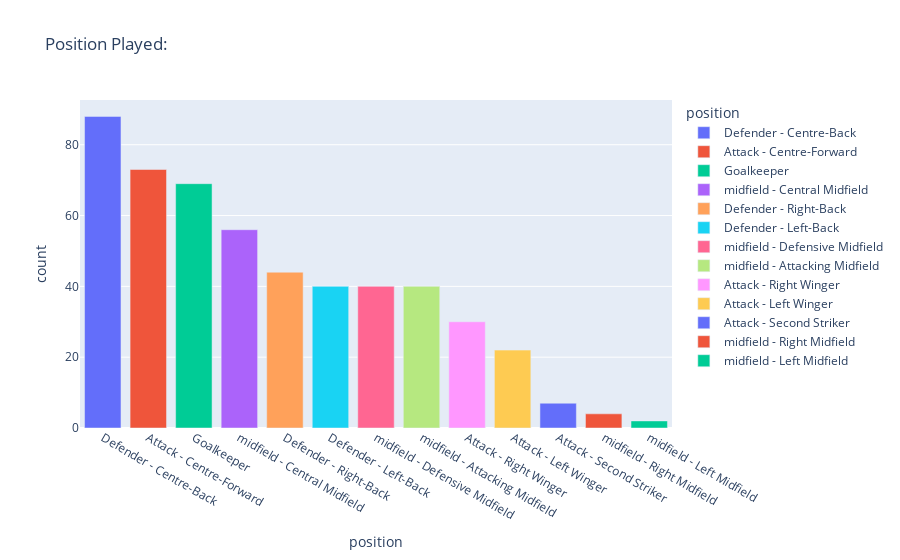

Here is the notebook cell this chart was saved with:
### Markdown cell above
## 3- played position:

### Code cell
positionsPlayed=datas['position'].value_counts().reset_index()
fig=px.bar(data_frame=positionsPlayed,x=positionsPlayed['position'],y=positionsPlayed['count'],orientation='v', color='position',title=' Position Played:')
fig.write_image('position.png', format='png')
fig.show()

### Figure 1 — Plotly figure (JSON) as saved in the notebook; plotly's stock layout.template omitted (floating-point values rounded to 4 significant figures)
{"data": [{"alignmentgroup": "True", "hovertemplate": "position=%{x}<br>count=%{y}<extra></extra>", "legendgroup": "Defender - Centre-Back", "marker": {"color": "#636efa", "pattern": {"shape": ""}}, "name": "Defender - Centre-Back", "offsetgroup": "Defender - Centre-Back", "orientation": "v", "showlegend": true, "textposition": "auto", "type": "bar", "x": ["Defender - Centre-Back"], "xaxis": "x", "y": [88], "yaxis": "y"}, {"alignmentgroup": "True", "hovertemplate": "position=%{x}<br>count=%{y}<extra></extra>", "legendgroup": "Attack - Centre-Forward", "marker": {"color": "#EF553B", "pattern": {"shape": ""}}, "name": "Attack - Centre-Forward", "offsetgroup": "Attack - Centre-Forward", "orientation": "v", "showlegend": true, "textposition": "auto", "type": "bar", "x": ["Attack - Centre-Forward"], "xaxis": "x", "y": [73], "yaxis": "y"}, {"alignmentgroup": "True", "hovertemplate": "position=%{x}<br>count=%{y}<extra></extra>", "legendgroup": "Goalkeeper", "marker": {"color": "#00cc96", "pattern": {"shape": ""}}, "name": "Goalkeeper", "offsetgroup": "Goalkeeper", "orientation": "v", "showlegend": true, "textposition": "auto", "type": "bar", "x": ["Goalkeeper"], "xaxis": "x", "y": [69], "yaxis": "y"}, {"alignmentgroup": "True", "hovertemplate": "position=%{x}<br>count=%{y}<extra></extra>", "legendgroup": "midfield - Central Midfield", "marker": {"color": "#ab63fa", "pattern": {"shape": ""}}, "name": "midfield - Central Midfield", "offsetgroup": "midfield - Central Midfield", "orientation": "v", "showlegend": true, "textposition": "auto", "type": "bar", "x": ["midfield - Central Midfield"], "xaxis": "x", "y": [56], "yaxis": "y"}, {"alignmentgroup": "True", "hovertemplate": "position=%{x}<br>count=%{y}<extra></extra>", "legendgroup": "Defender - Right-Back", "marker": {"color": "#FFA15A", "pattern": {"shape": ""}}, "name": "Defender - Right-Back", "offsetgroup": "Defender - Right-Back", "orientation": "v", "showlegend": true, "textposition": "auto", "type": "bar", "x": ["Defender - Right-Back"], "xaxis": "x", "y": [44], "yaxis": "y"}, {"alignmentgroup": "True", "hovertemplate": "position=%{x}<br>count=%{y}<extra></extra>", "legendgroup": "Defender - Left-Back", "marker": {"color": "#19d3f3", "pattern": {"shape": ""}}, "name": "Defender - Left-Back", "offsetgroup": "Defender - Left-Back", "orientation": "v", "showlegend": true, "textposition": "auto", "type": "bar", "x": ["Defender - Left-Back"], "xaxis": "x", "y": [40], "yaxis": "y"}, {"alignmentgroup": "True", "hovertemplate": "position=%{x}<br>count=%{y}<extra></extra>", "legendgroup": "midfield - Defensive Midfield", "marker": {"color": "#FF6692", "pattern": {"shape": ""}}, "name": "midfield - Defensive Midfield", "offsetgroup": "midfield - Defensive Midfield", "orientation": "v", "showlegend": true, "textposition": "auto", "type": "bar", "x": ["midfield - Defensive Midfield"], "xaxis": "x", "y": [40], "yaxis": "y"}, {"alignmentgroup": "True", "hovertemplate": "position=%{x}<br>count=%{y}<extra></extra>", "legendgroup": "midfield - Attacking Midfield", "marker": {"color": "#B6E880", "pattern": {"shape": ""}}, "name": "midfield - Attacking Midfield", "offsetgroup": "midfield - Attacking Midfield", "orientation": "v", "showlegend": true, "textposition": "auto", "type": "bar", "x": ["midfield - Attacking Midfield"], "xaxis": "x", "y": [40], "yaxis": "y"}, {"alignmentgroup": "True", "hovertemplate": "position=%{x}<br>count=%{y}<extra></extra>", "legendgroup": "Attack - Right Winger", "marker": {"color": "#FF97FF", "pattern": {"shape": ""}}, "name": "Attack - Right Winger", "offsetgroup": "Attack - Right Winger", "orientation": "v", "showlegend": true, "textposition": "auto", "type": "bar", "x": ["Attack - Right Winger"], "xaxis": "x", "y": [30], "yaxis": "y"}, {"alignmentgroup": "True", "hovertemplate": "position=%{x}<br>count=%{y}<extra></extra>", "legendgroup": "Attack - Left Winger", "marker": {"color": "#FECB52", "pattern": {"shape": ""}}, "name": "Attack - Left Winger", "offsetgroup": "Attack - Left Winger", "orientation": "v", "showlegend": true, "textposition": "auto", "type": "bar", "x": ["Attack - Left Winger"], "xaxis": "x", "y": [22], "yaxis": "y"}, {"alignmentgroup": "True", "hovertemplate": "position=%{x}<br>count=%{y}<extra></extra>", "legendgroup": "Attack - Second Striker", "marker": {"color": "#636efa", "pattern": {"shape": ""}}, "name": "Attack - Second Striker", "offsetgroup": "Attack - Second Striker", "orientation": "v", "showlegend": true, "textposition": "auto", "type": "bar", "x": ["Attack - Second Striker"], "xaxis": "x", "y": [7], "yaxis": "y"}, {"alignmentgroup": "True", "hovertemplate": "position=%{x}<br>count=%{y}<extra></extra>", "legendgroup": "midfield - Right Midfield", "marker": {"color": "#EF553B", "pattern": {"shape": ""}}, "name": "midfield - Right Midfield", "offsetgroup": "midfield - Right Midfield", "orientation": "v", "showlegend": true, "textposition": "auto", "type": "bar", "x": ["midfield - Right Midfield"], "xaxis": "x", "y": [4], "yaxis": "y"}, {"alignmentgroup": "True", "hovertemplate": "position=%{x}<br>count=%{y}<extra></extra>", "legendgroup": "midfield - Left Midfield", "marker": {"color": "#00cc96", "pattern": {"shape": ""}}, "name": "midfield - Left Midfield", "offsetgroup": "midfield - Left Midfield", "orientation": "v", "showlegend": true, "textposition": "auto", "type": "bar", "x": ["midfield - Left Midfield"], "xaxis": "x", "y": [2], "yaxis": "y"}], "layout": {"barmode": "relative", "legend": {"title": {"text": "position"}, "tracegroupgap": 0}, "title": {"text": " Position Played:"}, "xaxis": {"anchor": "y", "categoryarray": ["Defender - Centre-Back", "Attack - Centre-Forward", "Goalkeeper", "midfield - Central Midfield", "Defender - Right-Back", "Defender - Left-Back", "midfield - Defensive Midfield", "midfield - Attacking Midfield", "Attack - Right Winger", "Attack - Left Winger", "Attack - Second Striker", "midfield - Right Midfield", "midfield - Left Midfield"], "categoryorder": "array", "domain": [0, 1], "title": {"text": "position"}}, "yaxis": {"anchor": "x", "domain": [0, 1], "title": {"text": "count"}}}}
